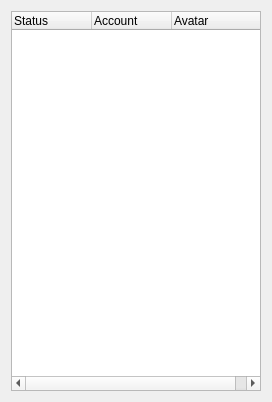
<?xml version="1.0" encoding="UTF-8"?>
<ui version="4.0">
 <class>Form</class>
 <widget class="QWidget" name="Form">
  <property name="geometry">
   <rect>
    <x>0</x>
    <y>0</y>
    <width>272</width>
    <height>402</height>
   </rect>
  </property>
  <property name="windowTitle">
   <string>Form</string>
  </property>
  <layout class="QVBoxLayout" name="verticalLayout_3">
   <item>
    <widget class="QTreeWidget" name="contactList">
     <property name="sizePolicy">
      <sizepolicy hsizetype="Preferred" vsizetype="Preferred">
       <horstretch>0</horstretch>
       <verstretch>0</verstretch>
      </sizepolicy>
     </property>
     <attribute name="headerDefaultSectionSize">
      <number>80</number>
     </attribute>
     <column>
      <property name="text">
       <string>Status</string>
      </property>
     </column>
     <column>
      <property name="text">
       <string>Account</string>
      </property>
     </column>
     <column>
      <property name="text">
       <string>Avatar</string>
      </property>
     </column>
    </widget>
   </item>
  </layout>
 </widget>
 <resources/>
 <connections/>
</ui>
